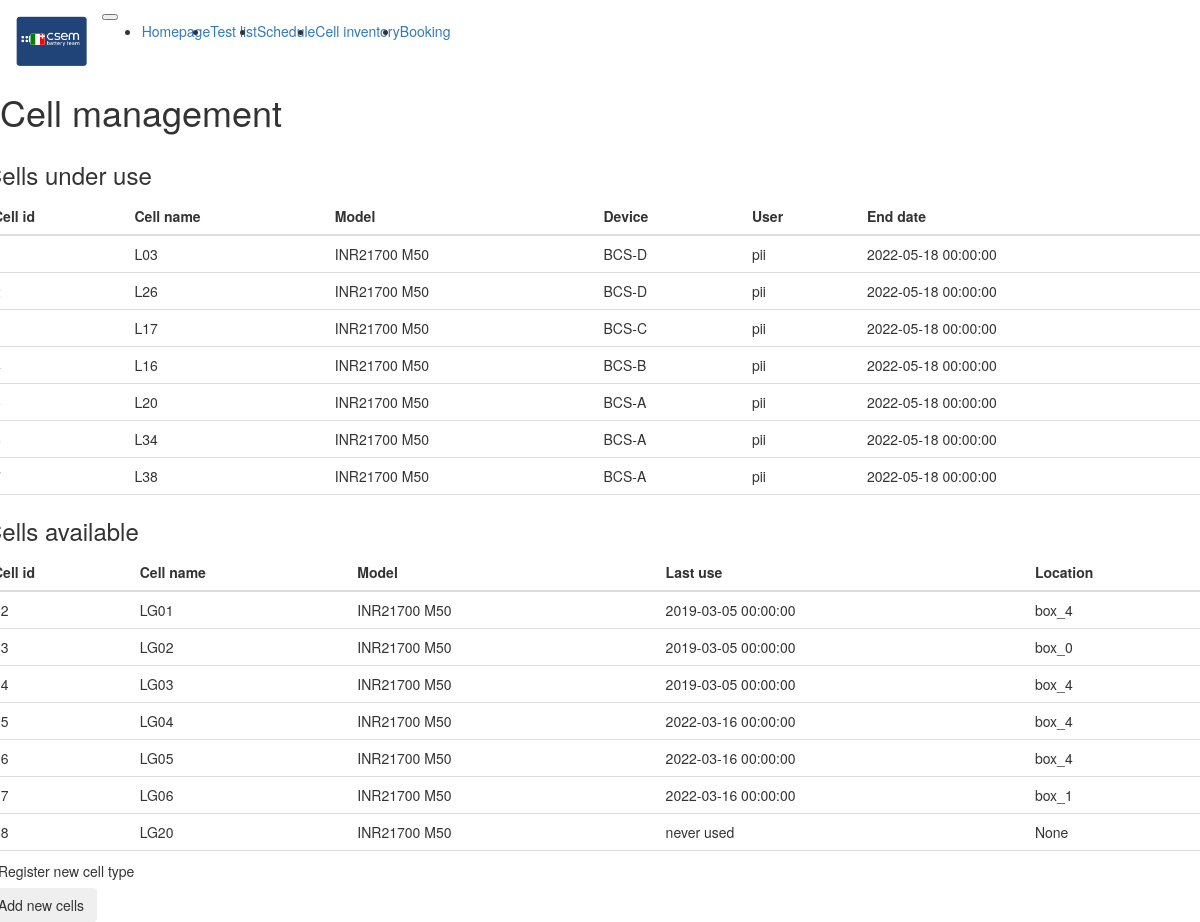
The app's page /cells with its own data.
### app/models.py (models this page shows, shortened)
class Cell(db.Model):
    __tablename__ = 'cell'
    id            = db.Column(db.Integer,primary_key=True)
    name          = db.Column(db.String(64),unique=True)
    model_id      = db.Column(db.Integer, db.ForeignKey('cell_type.id'))
    purchase_date = db.Column(db.DateTime(timezone=True))
    under_use     = db.Column(db.Boolean)
    location      = db.Column(db.Integer, db.ForeignKey('location.id'))
    single_test      = db.relationship('SingleTest', backref='cell id (in use)',lazy='dynamic',foreign_keys="SingleTest.cell_id")

class Cell_type(db.Model):
    __tablename__      = 'cell_type'
    id                 = db.Column(db.Integer,primary_key=True)
    model              = db.Column(db.String(64),index=True,unique=True)
    maker              = db.Column(db.String(64))
    anode              = db.Column(db.String(64))
    cathode            = db.Column(db.String(64))
    package            = db.Column(db.String(64))
    capacity           = db.Column(db.Float)
    max_dc_current     = db.Column(db.Float)
    max_peak_current   = db.Column(db.Float)
    min_voltage        = db.Column(db.Float)
    max_voltage        = db.Column(db.Float)
    min_temperature    = db.Column(db.Float)
    max_temperature    = db.Column(db.Float)
    note               = db.Column(db.String(256))
    model_id           = db.relationship('Cell', backref='cell_type',lazy='dynamic',foreign_keys="Cell.model_id")

class Device(db.Model):
    __tablename__   = 'device'
    id              = db.Column(db.Integer,primary_key=True)
    name            = db.Column(db.String(64),index=True,unique=True)
    number_channels = db.Column(db.Integer)
    company         = db.Column(db.String(64))
    datasheet_link  = db.Column(db.String(64))
    details         = db.Column(db.String(64))
    type            = db.relationship("Device_type", secondary=device_type_identifier)
    channel_id      = db.relationship('Channel', backref='device_channel',lazy='dynamic',foreign_keys="Channel.device_id")

class User(db.Model):
    __tablename__  = 'user'
    id             =  db.Column(db.Integer,primary_key=True)
    username       = db.Column(db.String(64),index=True,unique=True)
    password_hash  = db.Column(db.String(64))
    test_id      = db.relationship('Test', backref='user',lazy='dynamic',foreign_keys="Test.user_id")

class Test(db.Model):
    __tablename__ = 'test'
    id            = db.Column(db.Integer,primary_key=True)
    name          = db.Column(db.String(64))
    description   = db.Column(db.String(512))
    start         = db.Column(db.DateTime(timezone=True))
    end           = db.Column(db.DateTime(timezone=True))
    temp          = db.Column(db.Float)
    active        = db.Column(db.Boolean)
    user_id       = db.Column(db.Integer, db.ForeignKey('user.id'))
    campaign_id   = db.Column(db.Integer, db.ForeignKey('campaign.id'))
    type_2        = db.Column(db.Integer, db.ForeignKey('test_type.id'))
    type_1        = db.Column(db.Integer, db.ForeignKey('test_type.id'))
    devices       = db.relationship("Device", secondary=device_enaged_identifier)
    singleTests   = db.relationship('SingleTest', backref='batch_list',lazy='dynamic',foreign_keys="SingleTest.test_id")

class Location(db.Model):
    __tablename__ = 'location'
    id            = db.Column(db.Integer,primary_key=True)
    name          = db.Column(db.String(64),unique=True)
    cellslocation_id= db.relationship('Cell', backref='celllocation',lazy='dynamic',foreign_keys="Cell.location")
    def __repr__(self):
        return '{}'.format(self.name)

### app/routes.py (the view)
@app.route('/cells', methods=['GET'])
def cells_get():
    cellTypes = [(type_.id, type_.maker+" "+type_.model) for type_ in Cell_type.query.all() ]
    forms = {'type':CellTypeForm(), 'unit':CellForm()}
    forms['unit'].model.choices = cellTypes
    locations = [(location.id, location.name) for location in Location.query.all()]
    forms['unit'].location.choices = locations
    cells =[]
    for cell in Cell.query.all():
        cell_ ={'id':cell.id, 'name':cell.name,
        'location': Location.query.filter_by(id = cell.location).first(),
        'type':Cell_type.query.filter_by(id=cell.model_id).first().model,
        'under_use':cell.under_use }
        single  = SingleTest.query.filter_by(cell_id=cell.id).order_by(SingleTest.id.desc()).first() #fifo by default -> order by id descending
        if single != None : # has been used before
            test    = Test.query.filter_by(id=single.test_id).first()
            channel = Channel.query.filter_by(id=single.channel_id).first()
            device  = Device.query.filter_by(id=channel.device_id).first()
            user    = User.query.filter_by(id=test.user_id).first()
            cell_['user']=user.username
            cell_['device']=device.name
            cell_['end'] = test.end
        else:
            cell_['end'] = "never used"
        cells.append(cell_)
    return render_template('cells_management.html',forms=forms, cells=cells)

### app/routes.py (called while the page is built)
@app.context_processor
def inject_enumerate():
    return dict(enumerate=enumerate)

@app.context_processor
def inject_str():
    return dict(str=str)

@app.context_processor
def inject_urlencode():
    return dict(urlencode=urlencode)

### app/templates/cells_management.html (shortened to what this page needs)
{% extends "base.html" %}
{% import "bootstrap/wtf.html" as wtf %}
{% block content %}
<div class="row container-fluid mt-3">
    <div class="col-10">
        <h1>Cell management</h1>
        <div class="row mt-5">
            <div class="col-12">
                <h3>Cells under use</h3>
                <div style = 'overflow-y:scroll;height:300px;'>
                <table id="usedCell" class="table table-hover">
                    <thead class="thead-light" >
                      <tr>
                        <th>Cell id</th>
                        <th>Cell name</th>
                        <th>Model</th>
                        <th>Device</th>
                        <th>User</th>
                        <th>End date</th>
                      </tr>
                    </thead>
                    <tbody >
                            {% for cell in cells %}
                            {% if cell.under_use == True %}
                            <tr class="clickable " onclick="window.location='/cell_details{{ cell.id }}'">
                            <td>{{ cell.id }}</td>
                            <td>{{ cell.name }}</td>
                            <td>{{ cell.type }}</td>
                            <td>{{ cell.device }}</td>
                            <td>{{ cell.user }}</td>
                            <td>{{ cell.end }}</td>
                            </tr>
                            {% endif %}
                            {% endfor %}
                    </tbody>
                  </table>
                </div>
            </div>
        </div>
        <div class="row mt-5">
            <div class="col-12">
                <h3>Cells available</h3>
            <div style = 'overflow-y:scroll;height:300px;'>
                <table id="freeCell" class="table table-hover">
                    <thead class="thead-light" >
                        <tr>
                        <th>Cell id</th>
                        <th>Cell name</th>
                        <th>Model</th>
                        <th>Last use</th>
                        <th>Location</th>
                      </tr>
                    </thead>
                    <tbody>
                        {% for cell in cells %}
                        {% if cell.under_use == False %}
                        <tr class="clickable " onclick="window.location='/cell_details{{ cell.id }}'">
                        <td>{{ cell.id }}</td>
                        <td>{{ cell.name }}</td>
                        <td>{{ cell.type }}</td>
                        <td>{{ cell.end }}</td>
                        <td>{{ cell.location }}</td>
                        </tr>
                        {% endif %}
                        {% endfor %}
                    </tbody>
                  </table>
            </div>
            </div>
        </div>
        <div class="row mt-5">
            <div class="col-3"><buton type="button" class="btn btn-secondary" data-toggle="modal" data-target="#modalNewType"> Register new cell type</button></div>
            <div class="col-3"><button type="button" class="btn btn-secondary" data-toggle="modal" data-target="#modalNewCell"> Add new cells</button></div>
        </div>
    </div>
</div>
{% endblock %}

### records on screen
Cell: name "L03"
Cell_type: type "INR21700 M50" "INR21700 M50" "INR21700 M50" "INR21700 M50" "INR21700 M50" "INR21700 M50" "INR21700 M50", type "INR21700 M50" "INR21700 M50" "INR21700 M50" "INR21700 M50" "INR21700 M50" "INR21700 M50" "INR21700 M50"
Device: device "BCS-D" "BCS-D"
User: user "pii" "pii" "pii" "pii" "pii" "pii" "pii"
Test: end "2022-05-18 00:00:00" "2022-05-18 00:00:00" "2022-05-18 00:00:00" "2022-05-18 00:00:00" "2022-05-18 00:00:00" "2022-05-18 00:00:00" "2022-05-18 00:00:00"
Cell: name "L26"
Cell: name "L17"
Device: device "BCS-C"
Cell: name "L16"
Device: device "BCS-B"
Cell: name "L20"
Device: device "BCS-A" "BCS-A" "BCS-A"
Cell: name "L34"
Cell: name "L38"
Cell: name "LG01"
Test: end "2019-03-05 00:00:00" "2019-03-05 00:00:00" "2019-03-05 00:00:00"
Location: location "box_4" "box_4" "box_4" "box_4"
Cell: name "LG02"
Location: location "box_0"
Cell: name "LG03"
Cell: name "LG04"
Test: end "2022-03-16 00:00:00" "2022-03-16 00:00:00" "2022-03-16 00:00:00"
Cell: name "LG05"
Cell: name "LG06"
Location: location "box_1"
Cell: name "LG20"

### other values on screen
{{ cell.end }} "never used"
{{ cell.location }} "None"
